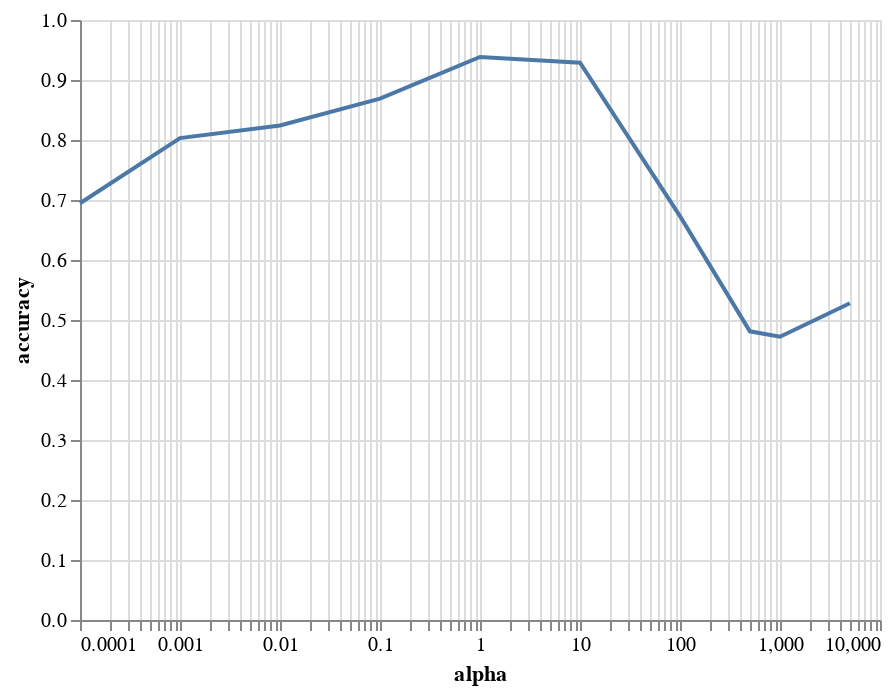

Notebook source saved alongside this figure:
### Code cell
alpha = [.0001, .001, .01, .1, 1, 10, 100, 500, 1000, 5000] 
results=[]


for i,k in enumerate(alpha):
    classifier = SGDClassifier(loss='log', max_iter=1000, alpha=alpha[i], tol=1.0e-12, random_state=123, eta0=100, average=False)
    classifier.fit(X_train_OU, Y_train_OU)
    
    accuracy = accuracy_score(Y_train_OU, classifier.predict(X_train_OU))
    
    results.append({"alpha":alpha[i], "accuracy":accuracy})

df_chart = pd.DataFrame(results) # graph it to easily see which alapha had the most accuracy
alt.Chart(df_chart).mark_line().encode(
    alt.X('alpha',
          scale=alt.Scale(type='log')),
    y='accuracy'
)

### Figure 1 — Vega-Lite specification as saved in the notebook (floating-point values rounded to 4 significant figures)
{"config": {"view": {"continuousWidth": 400, "continuousHeight": 300}}, "data": {"name": "data-e20f8906fa879a73bb651ff69a022e22"}, "mark": "line", "encoding": {"x": {"type": "quantitative", "field": "alpha", "scale": {"type": "log"}}, "y": {"type": "quantitative", "field": "accuracy"}}, "$schema": "https://vega.github.io/schema/vega-lite/v4.8.1.json", "datasets": {"data-e20f8906fa879a73bb651ff69a022e22": [{"alpha": 0.0001, "accuracy": 0.6946}, {"alpha": 0.001, "accuracy": 0.8031}, {"alpha": 0.01, "accuracy": 0.8243}, {"alpha": 0.1, "accuracy": 0.8689}, {"alpha": 1.0, "accuracy": 0.9384}, {"alpha": 10.0, "accuracy": 0.9289}, {"alpha": 100.0, "accuracy": 0.6731}, {"alpha": 500.0, "accuracy": 0.4811}, {"alpha": 1000.0, "accuracy": 0.472}, {"alpha": 5000.0, "accuracy": 0.528}]}}
